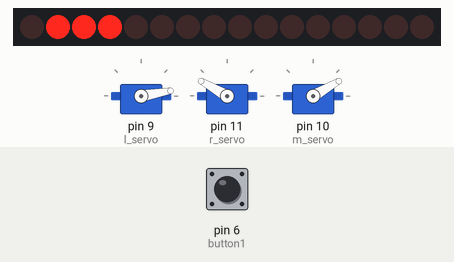
The sketch below on a simulated Arduino Uno, built with avr-gcc and run on an emulated ATmega328P. Shown: 16 shift-register outputs drawn as a row of LEDs (first output left, lit = HIGH), 3 × servo. Wiring (inferred from the names in the program): 2 × shift register (74HC595): data pin 8; shift clock pin 13; latch pin 12. Wiring (inferred from the signals the program sends): row of LEDs: on Q0, Q1, Q2, Q3, Q4, Q5, Q6, Q7, Q8, Q9, Q10, Q11, Q12, Q13, Q14, Q15. The inputs (shaded band) are chosen by the test bench; at power-on: pin 6 (button1) HIGH.

Above: at 0.1 s.
At 2.1 s:
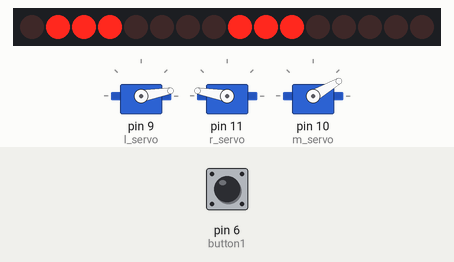
At 4.1 s:
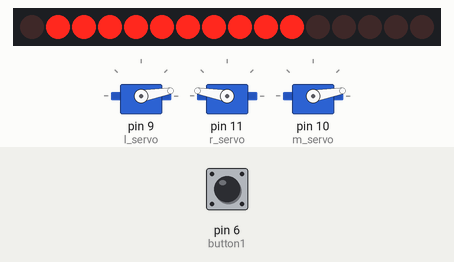
At 6.1 s:
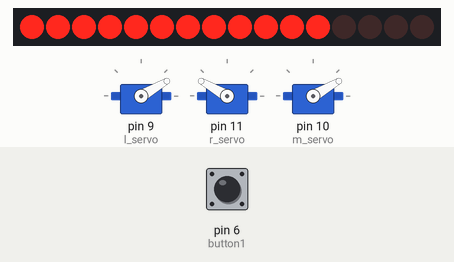
Timing chart, 0 to 7.6 s (numbered marks = the images above):
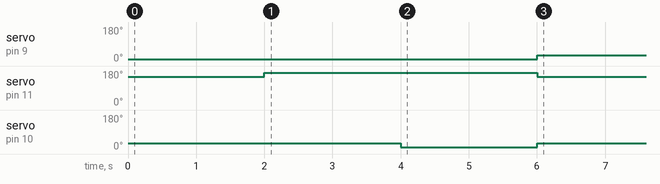

The sketch:

Chair_code.ino
```cpp
#include <Servo.h>

Servo l_servo;
Servo r_servo;
Servo m_servo;

int latch = 12;
int clock = 13;
int data = 8;

int l_servo_max = 10;
int l_servo_min = 55;
int l_servo_demo = 30;

int r_servo_max = 170;
int r_servo_min = 110;
int r_servo_demo = 150;

int m_servo_max = 10;
int m_servo_min = 60;
int m_servo_demo = 30;

int button1 = 6;
int button2 = 7;

void setup() {
  // put your setup code here, to run once:
  pinMode(latch, OUTPUT);
  pinMode(clock, OUTPUT);
  pinMode(data, OUTPUT);

  pinMode(button1, INPUT_PULLUP);
  pinMode(button2, INPUT_PULLUP);

  l_servo.attach(9);
  r_servo.attach(11);
  m_servo.attach(10);

  l_servo.write(l_servo_demo);
  r_servo.write(r_servo_demo);
  m_servo.write(m_servo_demo);

  full_off();
  while(digitalRead(button1) < 1 && digitalRead(button2) < 1) {

  }

  // Push each of the arms in individually to test and pull them all back at the end
  l_servo.write(l_servo_max);
  updateLeds(0b1110);
  delay(2000);

  r_servo.write(r_servo_max);
  updateLeds(0b11100001110);
  delay(2000);

  m_servo.write(m_servo_max);
  updateLeds(0b11111111110);
  delay(2000);

  l_servo.write(l_servo_min);
  r_servo.write(r_servo_min);
  m_servo.write(m_servo_min);

  while(digitalRead(button1) < 1 && digitalRead(button2) < 1) {
    circle();
  }

  // Push to the demo position
  full_on();
  l_servo.write(l_servo_demo);
  r_servo.write(r_servo_demo);
  m_servo.write(m_servo_demo);

}

void loop() {
  // put your main code here, to run repeatedly:

}

void updateLeds(int output) {
  digitalWrite(latch, LOW);

  // Upper byte
  shiftOut(data, clock, MSBFIRST, ((output&(0xFF00))>>8));

  // Lower byte
  shiftOut(data, clock, MSBFIRST, output&(0xFF));

  digitalWrite(latch, HIGH);
}

void circle() {
  for (int i = 0; i < 11; i++) {
    updateLeds((1<<i));
    delay(50);
  }
}

void full_on(){
  updateLeds(0xFFF);
}

void full_off() {
  updateLeds(0);
}
```

Measured:
- by itself, servo on pin 9 (l_servo): 10° → 30° at 6.0 s
- by itself, servo on pin 11 (r_servo): 150° → 170° at 2.0 s, → 150° 4.0 s later
- by itself, servo on pin 10 (m_servo): 30° → 10° at 4.0 s, → 30° 2.0 s later
